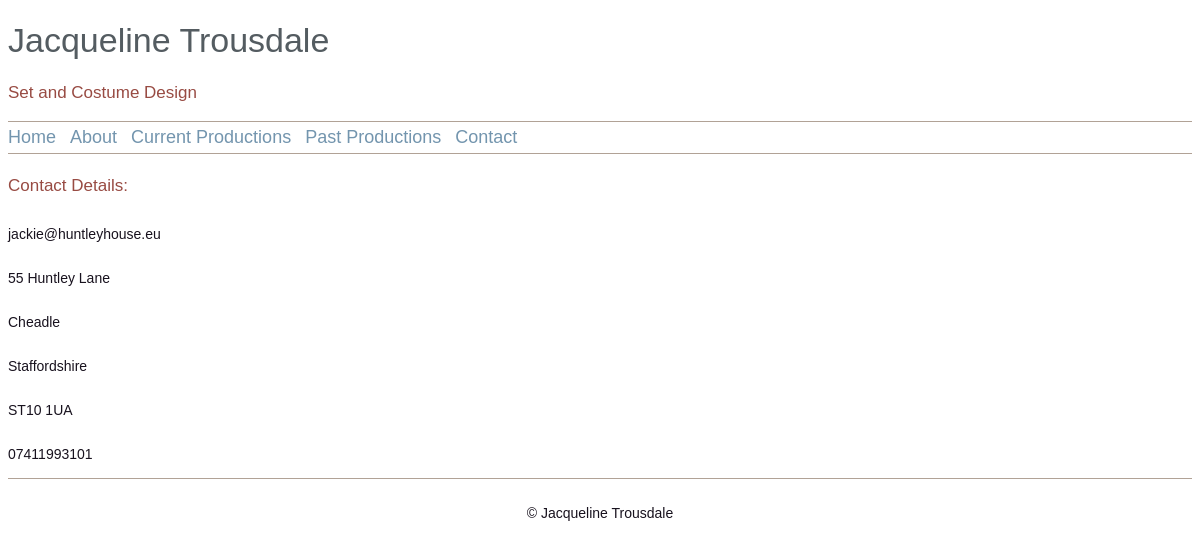
/page/contact/, run on an earlier commit of the app's database.
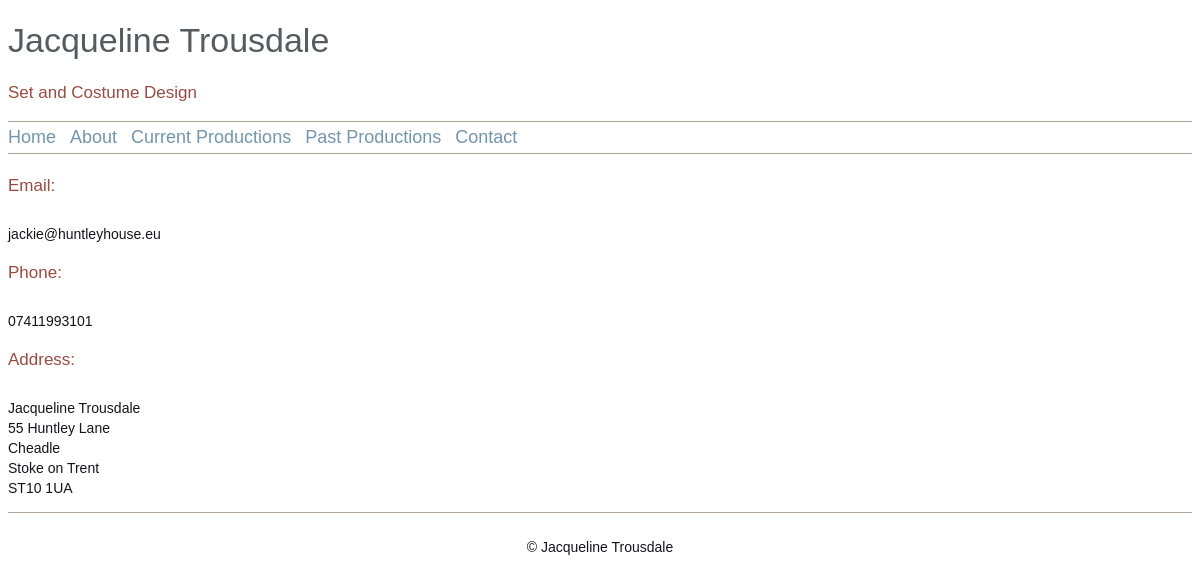
And on a later commit of the database.
### shows/models.py (models this page shows, shortened)
class Category(models.Model):
	title = models.CharField(max_length=200)
	link = models.CharField(max_length=200)
	order = models.IntegerField(unique=True)
	class Meta:
		verbose_name_plural = "categories"

class TextElement(models.Model):
	category = models.ForeignKey(Category, on_delete=models.PROTECT)
	title = models.CharField(max_length=200)
	content = models.TextField()

### shows/views.py (the view)
# urls.py: url(r'^page/(?P<category_link>[\w+]+)/$', views.overview, name='overview'),
def overview(request, category_link):
	try:
		category = Category.objects.get(link=category_link)
		shows = category.show_set.all()
	except Category.DoesNotExist:
		raise Http404("Category does not exist")
	except Show.DoesNotExist:
		raise Http404("Show does not exist")
	return render(request, 'shows/overview.html', {'menu': Category.objects.all().order_by('order'), 'category': category , 'shows': shows})

### shows/templates/shows/overview.html (shortened to what this page needs)
{% extends 'shows/base.html' %}
{%block content%}
{% for text in category.textelement_set.all %}
<h3>{{text.title}}<h3>
{{text.content|linebreaks}}
{% endfor %}
{% endblock %}

### shows/templates/shows/base.html (shortened to what this page needs)
<!DOCTYPE html>
{%load static%}
<html>
<head>
	<link rel='stylesheet' type='text/css' href="{% static 'shows/style.css' %}" />
</head>
<body>
<div id="container">
	<div id="header">
		<div id="title">
			<h1>Jacqueline Trousdale</h1>
			<h3>Set and Costume Design</h3>
		</div>
		<div id="menu">
			<li><a href="{% url 'index' %}">Home</a></li>
			{% for element in menu %}
				<li><a href="{% url 'overview' element.link %}">{{element.title}}</a></li>
			{% endfor %}
		</div>
	</div>
	<div id="content">
		{% block content %}
		{% endblock %}
		<div id='footer'>
			<p>&copy; Jacqueline Trousdale</p>
		</div>
	</div>
</div>
</body>
</html>

What changed in the data, as far as the page shows it:
changed TextElement: title "Contact Details:" → "Email:"; content "jackie@huntleyhouse.eu 55 Huntley Lane Cheadle Staffordshire ST10 1UA 07411993101" → "jackie@huntleyhouse.eu"
added TextElement: title "Phone:", content "07411993101"
added TextElement: title "Address:", content "Jacqueline Trousdale 55 Huntley Lane Cheadle Stoke on Trent ST10 1UA"
